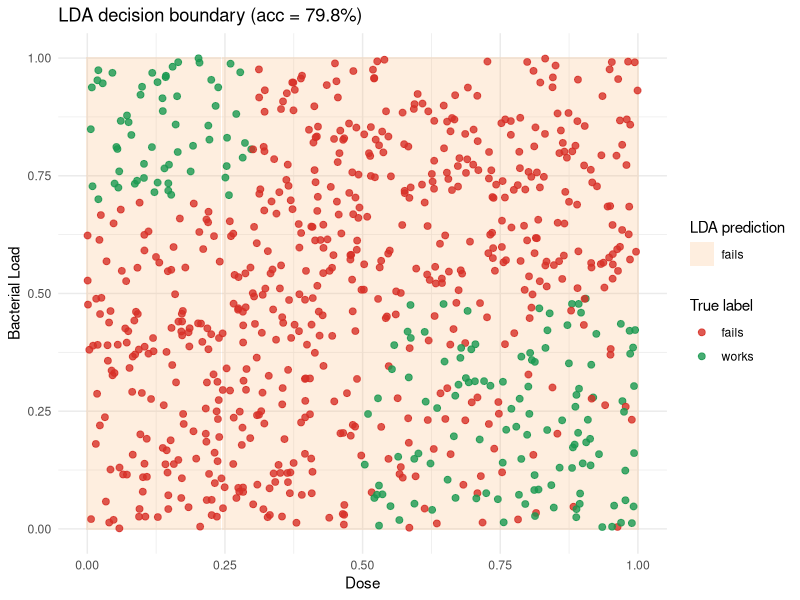
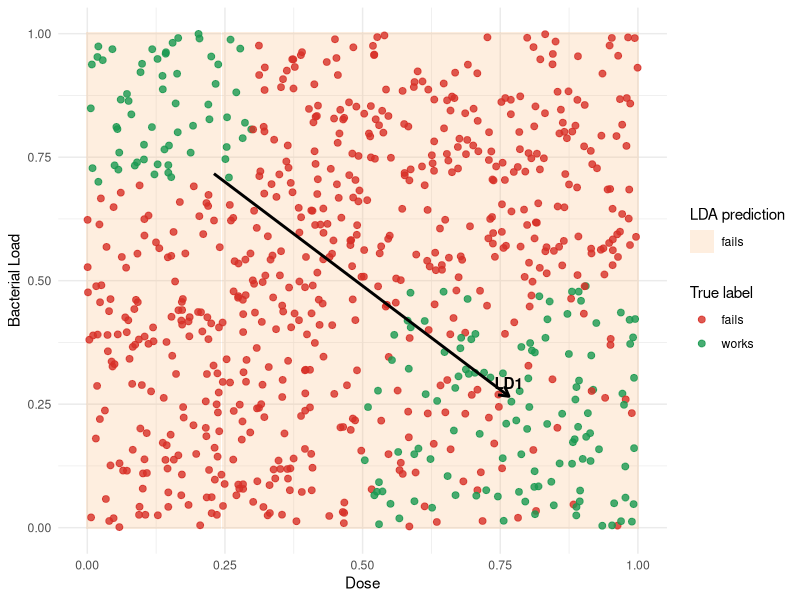

These charts were generated, in order, by the following R code:
rm(list=ls())
library(MASS)
library(ggplot2)
library(dplyr)

set.seed(123)

n         = 800
dose      = runif(n, 0 ,1)
bact_load = runif(n, 0, 1)
bact_res  = runif(n, 0, 1)

# works = ifelse(
#   (bact_load < 0.5 & dose > 0.5 & bact_res < 0.5) |
#     (bact_load < 0.5 & dose > 0.75 & (bact_res >= 0.5 & bact_res < 0.75)),
#   "works", "fails"
# )

works = ifelse(
  (bact_load < 0.5 & dose > 0.5 & bact_res < 0.5) |
    (bact_load < 0.5 & dose > 0.75 & bact_res >= 0.5 & bact_res < 0.75) |
    (bact_load > 0.7 & dose < 0.3),
  "works", "fails"
)

df_data = data.frame(dose, bact_load, bact_res, works = factor(works))

# Fit LDA
lda_model = lda(works ~ dose + bact_load + bact_res, data = df_data)
df_data$pred = predict(lda_model, df_data)$class
acc = mean(df_data$works == df_data$pred)
cat(sprintf("LDA accuracy: %.1f%%\n", 100*acc))

# Predict on grid for visualization
grid = expand.grid(
  dose = seq(0, 1, length = 200),
  bact_load = seq(0, 1, length = 200),
  bact_res = 0.5  # fix this dimension to visualize 2D slice
)

grid$pred = predict(lda_model, grid)$class

# Plot
ggplot() +
  geom_tile(data = grid, aes(x = dose, y = bact_load, fill = pred), alpha = 0.2) +
  geom_point(data = df_data, aes(x = dose, y = bact_load, color = works), size = 2, alpha = 0.8) +
  scale_color_manual(values = c("fails" = "#d73027", "works" = "#1a9850")) +
  scale_fill_manual(values = c("fails" = "#fdae61", "works" = "#66bd63")) +
  labs(
    title = sprintf("LDA decision boundary (acc = %.1f%%)", 100*acc),
    x = "Dose", y = "Bacterial Load",
    fill = "LDA prediction", color = "True label"
  ) +
  theme_minimal()


# 1) Discriminant direction (LD1) in the 2D plane
w <- as.numeric(lda_model$scaling[c("dose","bact_load"), 1])
w <- w / sqrt(sum(w^2))              # unit length

center <- colMeans(df_data[, c("dose","bact_load")])
L <- 0.35                            # arrow half-length for display
seg_ld1 <- data.frame(
  x  = center[1] - L*w[1],
  y  = center[2] - L*w[2],
  xend = center[1] + L*w[1],
  yend = center[2] + L*w[2]
)

# 2) “Predictor vectors” via correlations with LD1 (structure matrix)
ld1_scores <- predict(lda_model)$x[,1]
cors <- cor(df_data[, c("dose","bact_load","bact_res")], ld1_scores)
cors2d <- cors[c("dose","bact_load")]               # only those we can draw in this plane
v <- as.numeric(cors2d / sqrt(sum(cors2d^2)))       # direction in the plot
L2 <- 0.28
seg_pred <- data.frame(
  var = c("dose","bact_load"),
  x = center[1], y = center[2],
  xend = center[1] + L2 * c(v[1], 0),
  yend = center[2] + L2 * c(0, v[2])
)

# Base decision map + points (your previous plot)
p <- ggplot() +
  geom_tile(data = grid, aes(x = dose, y = bact_load, fill = pred), alpha = 0.2) +
  geom_point(data = df_data, aes(x = dose, y = bact_load, color = works), size = 2, alpha = 0.8) +
  scale_color_manual(values = c("fails" = "#d73027", "works" = "#1a9850")) +
  scale_fill_manual(values = c("fails" = "#fdae61", "works" = "#66bd63")) +
  labs(x = "Dose", y = "Bacterial Load", fill = "LDA prediction", color = "True label") +
  theme_minimal()

# Add LD1 direction and predictor arrows
p +
  geom_segment(data = seg_ld1, aes(x = x, y = y, xend = xend, yend = yend),
               arrow = arrow(length = unit(0.02, "npc")), linewidth = 1) +
  annotate("text", x = seg_ld1$xend, y = seg_ld1$yend, label = "LD1", vjust = -0.6, fontface = "bold") +
  geom_segment(data = seg_pred,
               aes(x = x, y = y, xend = xend, yend = yend),
               arrow = arrow(length = unit(0.018, "npc")), linetype = "dashed") +
  geom_text(data = seg_pred,
            aes(x = xend, y = yend, label = var), vjust = -0.6)
